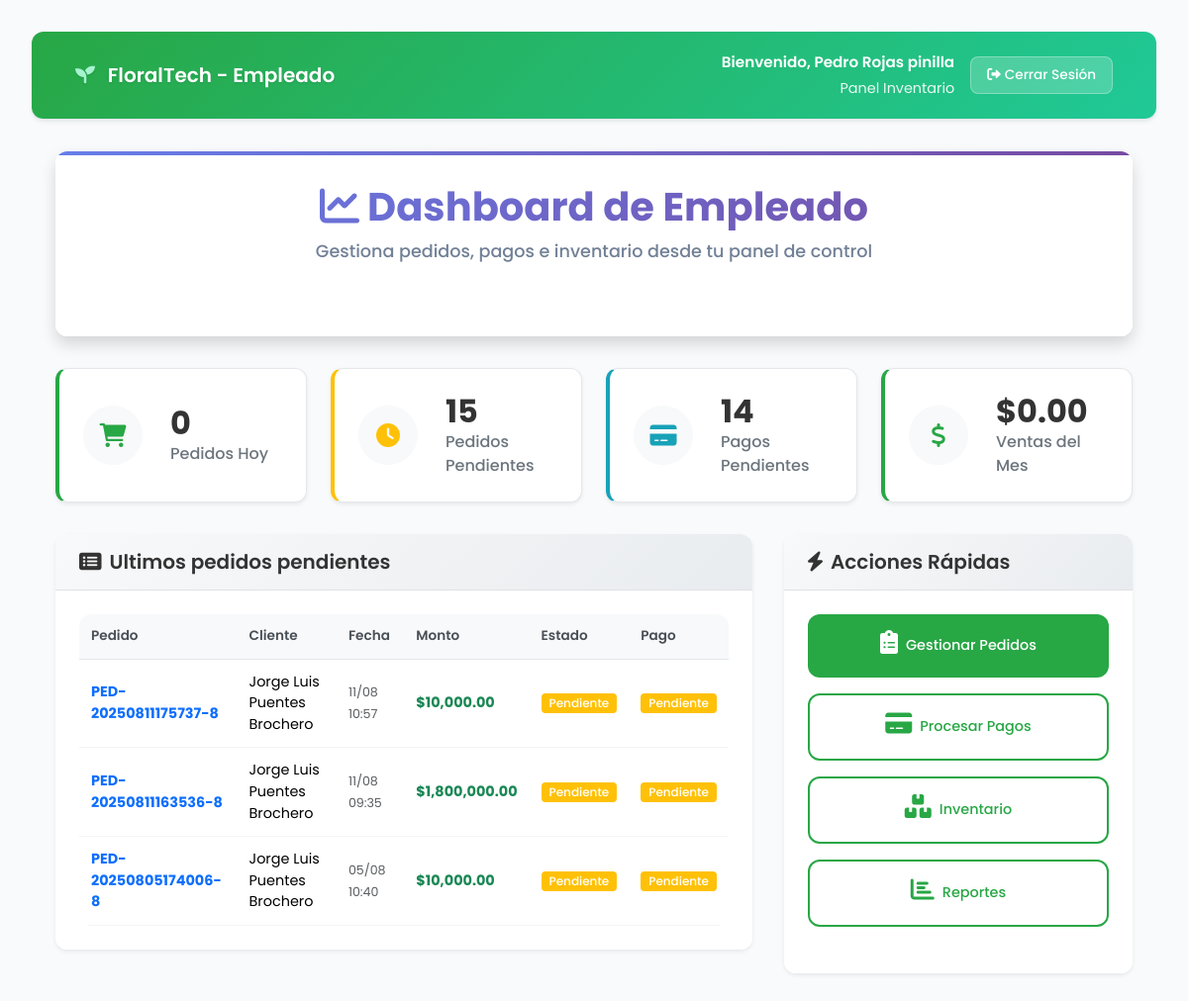
The page /index.php?ctrl=empleado&action=dashboard (signed in) on the database its author committed.
### tables this page shows
CREATE TABLE `ped` (
  `idped` int(11) NOT NULL,
  `numped` varchar(255) NOT NULL,
  `fecha_pedido` datetime DEFAULT current_timestamp(),
  `monto_total` decimal(10,2) NOT NULL,
  `cli_idcli` int(11) NOT NULL,
  `estado` varchar(50) DEFAULT 'Pendiente',
  `empleado_id` int(11) DEFAULT NULL COMMENT 'ID del empleado que creó el pedido',
  `fecha_actualizacion` datetime DEFAULT NULL COMMENT 'Fecha de última actualización',
  `empleado_actualizacion` int(11) DEFAULT NULL COMMENT 'ID del empleado que actualizó por última vez',
  `notas` text DEFAULT NULL COMMENT 'Notas adicionales del pedido',
  `direccion_entrega` text DEFAULT NULL,
  `fecha_entrega_solicitada` date DEFAULT NULL
);

CREATE TABLE `cli` (
  `idcli` int(11) NOT NULL,
  `nombre` varchar(255) NOT NULL,
  `direccion` varchar(255) DEFAULT NULL,
  `telefono` varchar(255) DEFAULT NULL,
  `email` varchar(255) DEFAULT NULL,
  `fecha_registro` date DEFAULT curdate(),
  `fecha_actualizacion` datetime DEFAULT NULL COMMENT 'Fecha de última actualización',
  `empleado_registro` int(11) DEFAULT NULL COMMENT 'ID del empleado que registró al cliente'
);

CREATE TABLE `pagos` (
  `idpago` int(11) NOT NULL,
  `fecha_pago` datetime DEFAULT current_timestamp(),
  `metodo_pago` varchar(50) NOT NULL,
  `estado_pag` varchar(255) DEFAULT 'Pendiente',
  `monto` decimal(10,2) NOT NULL,
  `ped_idped` int(11) NOT NULL,
  `transaccion_id` varchar(255) DEFAULT NULL,
  `comprobante_transferencia` varchar(255) DEFAULT NULL,
  `verificado_por` int(11) DEFAULT NULL,
  `fecha_verificacion` datetime DEFAULT NULL
);

### controllers/empleado.php (called while the page is built, shortened)
<?php
class empleado {
    private $db;
    public function __construct() {
        require_once 'models/conexion.php';
        $conn = new conexion();
        $this->db = $conn->get_conexion();
    }
    public function dashboard() {
        $user = $_SESSION['user'];
        $stats = $this->obtenerEstadisticas();
        $pedidos_pendientes = $this->obtenerPedidosPendientes();
        include 'views/empleado/dashboard.php';
    }
    private function obtenerEstadisticas() {
        try {
            $stats = [];
            $stmt = $this->db->prepare("
                SELECT COUNT(*) as total
                FROM ped
                WHERE DATE(fecha_pedido) = CURDATE()
            ");
            $stmt->execute();
            $stats['pedidos_hoy'] = $stmt->fetch(PDO::FETCH_ASSOC)['total'];
            $stmt = $this->db->prepare("
                SELECT COUNT(*) as total
                FROM ped
                WHERE estado IN ('Pendiente', 'En proceso')
            ");
            $stmt->execute();
            $stats['pedidos_pendientes'] = $stmt->fetch(PDO::FETCH_ASSOC)['total'];
            $stmt = $this->db->prepare("
                SELECT COUNT(*) as total
                FROM pagos
                WHERE estado_pag = 'Pendiente'
            ");
            $stmt->execute();
            $stats['pagos_pendientes'] = $stmt->fetch(PDO::FETCH_ASSOC)['total'];
            $stmt = $this->db->prepare("
                SELECT COALESCE(SUM(monto_total), 0) as total
                FROM ped
                WHERE MONTH(fecha_pedido) = MONTH(CURDATE())
                AND YEAR(fecha_pedido) = YEAR(CURDATE())
                AND estado = 'Completado'
            ");
            $stmt->execute();
            $stats['ventas_mes'] = $stmt->fetch(PDO::FETCH_ASSOC)['total'];
            return $stats;
        } catch (Exception $e) {
            return [
                'pedidos_hoy' => 0,
                'pedidos_pendientes' => 0,
                'pagos_pendientes' => 0,
                'ventas_mes' => 0
            ];
        }
    }
    private function obtenerPedidosPendientes() {
        try {
            $stmt = $this->db->prepare("
                SELECT
                    p.idped,
                    p.numped,
                    p.fecha_pedido,
                    p.monto_total,
                    p.estado,
                    c.nombre as cliente_nombre,
                    pg.estado_pag
                FROM ped p
                INNER JOIN cli c ON p.cli_idcli = c.idcli
                LEFT JOIN pagos pg ON p.idped = pg.ped_idped
                WHERE p.estado IN ('Pendiente', 'En proceso')
                ORDER BY p.fecha_pedido DESC
                LIMIT 10
            ");
            $stmt->execute();
            return $stmt->fetchAll(PDO::FETCH_ASSOC);
        } catch (Exception $e) {
            return [];
        }
    }
}
?>

### index.php (called while the page is built, shortened)
<?php
require_once 'models/conexion.php';
require_once 'models/data.php';
$action = isset($_GET['action']) ? $_GET['action'] : 'index';
try {
    $controller = new $controllerClass();
    $controller->$action();
} catch (Exception $e) {
    die("Error: " . $e->getMessage());
}
?>

### models/data.php (called while the page is built)
<?php
$host = "localhost";
$db = "flores";
$user = "root";
$pass = "";
?>

### models/conexion.php (called while the page is built)
<?php
class conexion{
	protected $db;
	public function __construct() {
		try {
			include(__DIR__ . "/data.php");
			$this->db = new PDO("mysql:host=$host;dbname=$db;charset=utf8", $user, $pass);
			$this->db->setAttribute(PDO::ATTR_ERRMODE, PDO::ERRMODE_EXCEPTION);
			$this->db->setAttribute(PDO::ATTR_DEFAULT_FETCH_MODE, PDO::FETCH_ASSOC);
		} catch (PDOException $e) {
			error_log("Error de conexión a la base de datos: " . $e->getMessage());
			die("Error de conexión a la base de datos");
		}
	}
	public function get_conexion(){
		return $this->db;
	}
}
?>

### views/empleado/dashboard.php (the view, shortened to what this page needs)
<!DOCTYPE html>
<html lang="es">
<head>
    <link href="https://cdn.jsdelivr.net/npm/bootstrap@5.3.6/dist/css/bootstrap.min.css" rel="stylesheet">
    <link rel="stylesheet" href="assets/dashboard-cliente.css">
    <link href="https://cdnjs.cloudflare.com/ajax/libs/font-awesome/6.0.0/css/all.min.css" rel="stylesheet">
</head>
<body>
    <div class="dashboard-container">
        <nav class="navbar">
            <div class="container-fluid">
                <div class="navbar-brand">
                    <i class="fas fa-seedling me-2"></i>
                    FloralTech - Empleado
                </div>
                <div class="navbar-user">
                    <div class="user-info">
                        <p class="user-name">Bienvenido, <?= htmlspecialchars($user['nombre_completo']) ?></p>
                        <p class="user-welcome">
                            <?php
                            $tipo_empleado = '';
                            switch($user['tpusu_idtpusu']) {
                                case 3: $tipo_empleado = 'Panel Inventario'; break;
                            }
                            echo $tipo_empleado;
                            ?>
                        </p>
                    </div>
                    <a href="index.php?ctrl=login&action=logout" class="logout-btn">
                        <i class="fas fa-sign-out-alt me-1"></i>Cerrar Sesión
                    </a>
                </div>
            </div>
        </nav>
        <div class="main-content">
            <div class="welcome-section">
                <div class="welcome-card card">
                    <div class="card-body">
                        <div class="welcome-header">
                            <h2><i class="fas fa-chart-line me-2"></i>Dashboard de Empleado</h2>
                            <p class="mb-0">Gestiona pedidos, pagos e inventario desde tu panel de control</p>
                        </div>
                        <div class="welcome-stats">
                            <span><i class="fas fa-calendar-day me-1"></i><?= date('d/m/Y') ?></span>
                            <span><i class="fas fa-clock me-1"></i><?= date('H:i') ?></span>
                            <span><i class="fas fa-user-tag me-1"></i>
                            </span>
                        </div>
                    </div>
                </div>
            </div>
            <div class="stats-section">
                <div class="stats-grid">
                    <div class="stat-card success">
                        <div class="stat-icon">
                            <i class="fas fa-shopping-cart"></i>
                        </div>
                        <div class="stat-info">
                            <h3><?= number_format($stats['pedidos_hoy']) ?></h3>
                            <p>Pedidos Hoy</p>
                        </div>
                    </div>
                    <div class="stat-card warning">
                        <div class="stat-icon">
                            <i class="fas fa-clock"></i>
                        </div>
                        <div class="stat-info">
                            <h3><?= number_format($stats['pedidos_pendientes']) ?></h3>
                            <p>Pedidos Pendientes</p>
                        </div>
                    </div>
                    <div class="stat-card info">
                        <div class="stat-icon">
                            <i class="fas fa-credit-card"></i>
                        </div>
                        <div class="stat-info">
                            <h3><?= number_format($stats['pagos_pendientes']) ?></h3>
                            <p>Pagos Pendientes</p>
                        </div>
                    </div>
                    <div class="stat-card success">
                        <div class="stat-icon">
                            <i class="fas fa-dollar-sign"></i>
                        </div>
                        <div class="stat-info">
                            <h3>$<?= number_format($stats['ventas_mes'], 2) ?></h3>
                            <p>Ventas del Mes</p>
                        </div>
                    </div>
                </div>
            </div>
            <div class="content-grid">
                <div class="main-column">
                    <div class="content-card card mb-4">
                        <div class="card-header">
                            <h5><i class="fas fa-list-alt me-2"></i>Ultimos pedidos pendientes</h5>
                        </div>
                        <div class="card-body">
                            <?php if (!empty($pedidos_pendientes)): ?>
                                <div class="table-responsive">
                                    <table class="table table-hover">
                                        <thead>
                                            <tr>
                                                <th>Pedido</th>
                                                <th>Cliente</th>
                                                <th>Fecha</th>
                                                <th>Monto</th>
                                                <th>Estado</th>
                                                <th>Pago</th>
                                            </tr>
                                        </thead>
                                        <tbody>
                                            <?php foreach (array_slice($pedidos_pendientes, 0, 3) as $pedido): ?>
                                            <tr>
                                                <td>
                                                    <strong class="text-primary"><?= htmlspecialchars($pedido['numped']) ?></strong>
                                                </td>
                                                <td><?= htmlspecialchars($pedido['cliente_nombre']) ?></td>
                                                <td>
                                                    <small class="text-muted"><?= date('d/m H:i', strtotime($pedido['fecha_pedido'])) ?></small>
                                                </td>
                                                <td><strong class="text-success">$<?= number_format($pedido['monto_total'], 2) ?></strong></td>
                                                <td>
                                                    <span class="badge bg-<?= $pedido['estado'] === 'Pendiente' ? 'warning' : 'info' ?>">
                                                        <?= htmlspecialchars($pedido['estado']) ?>
                                                    </span>
                                                </td>
                                                <td>
                                                    <span class="badge bg-<?= $pedido['estado_pag'] === 'Completado' ? 'success' : ($pedido['estado_pag'] === 'Pendiente' ? 'warning' : 'secondary') ?>">
                                                        <?= htmlspecialchars($pedido['estado_pag'] ?? 'Sin pago') ?>
                                                    </span>
                                                </td>
                                            </tr>
                                            <?php endforeach; ?>
                                        </tbody>
                                    </table>
                                </div>
                            <?php endif; ?>
                        </div>
                    </div>
                </div>
                    <div class="content-card card">
                        <div class="card-header">
                            <h5><i class="fas fa-bolt me-2"></i>Acciones Rápidas</h5>
                        </div>
                        <div class="card-body">
                            <div class="quick-actions">
                                <a href="index.php?ctrl=empleado&action=gestion_pedidos" class="btn btn-primary">
                                    <i class="fas fa-clipboard-list"></i>
                                    Gestionar Pedidos
                                </a>
                                <a href="index.php?ctrl=empleado&action=procesar_pagos" class="btn btn-outline">
                                    <i class="fas fa-credit-card"></i>
                                    Procesar Pagos
                                </a>
                                <a href="index.php?ctrl=empleado&action=inventario" class="btn btn-outline">
                                    <i class="fas fa-boxes"></i>
                                    Inventario
                                </a>
                                <a href="index.php?ctrl=empleadoPagos&action=index" class="btn btn-outline">
                                    <i class="fas fa-chart-bar"></i>
                                    Reportes
                                </a>
                            </div>
                        </div>
                    </div>
                </div>
            </div>
        </div>
</body>
</html>

### rows shown on the page
ped: numped "PED-20250811175737-8", cli_idcli.nombre "Jorge Luis Puentes Brochero", fecha_pedido "11/08 10:57", monto_total "10,000.00", estado "Pendiente", pagos.estado_pag "Pendiente"
ped: numped "PED-20250811163536-8", cli_idcli.nombre "Jorge Luis Puentes Brochero", fecha_pedido "11/08 09:35", monto_total "1,800,000.00", estado "Pendiente", pagos.estado_pag "Pendiente"
ped: numped "PED-20250805174006-8", cli_idcli.nombre "Jorge Luis Puentes Brochero", fecha_pedido "05/08 10:40", monto_total "10,000.00", estado "Pendiente", pagos.estado_pag "Pendiente"

### other values the page prints
$user['nombre_completo'] "Pedro Rojas pinilla"
$tipo_empleado "Panel Inventario"
$stats['pedidos_hoy'] "0"
$stats['pedidos_pendientes'] "15"
$stats['pagos_pendientes'] "14"
$stats['ventas_mes'] "0.00"
